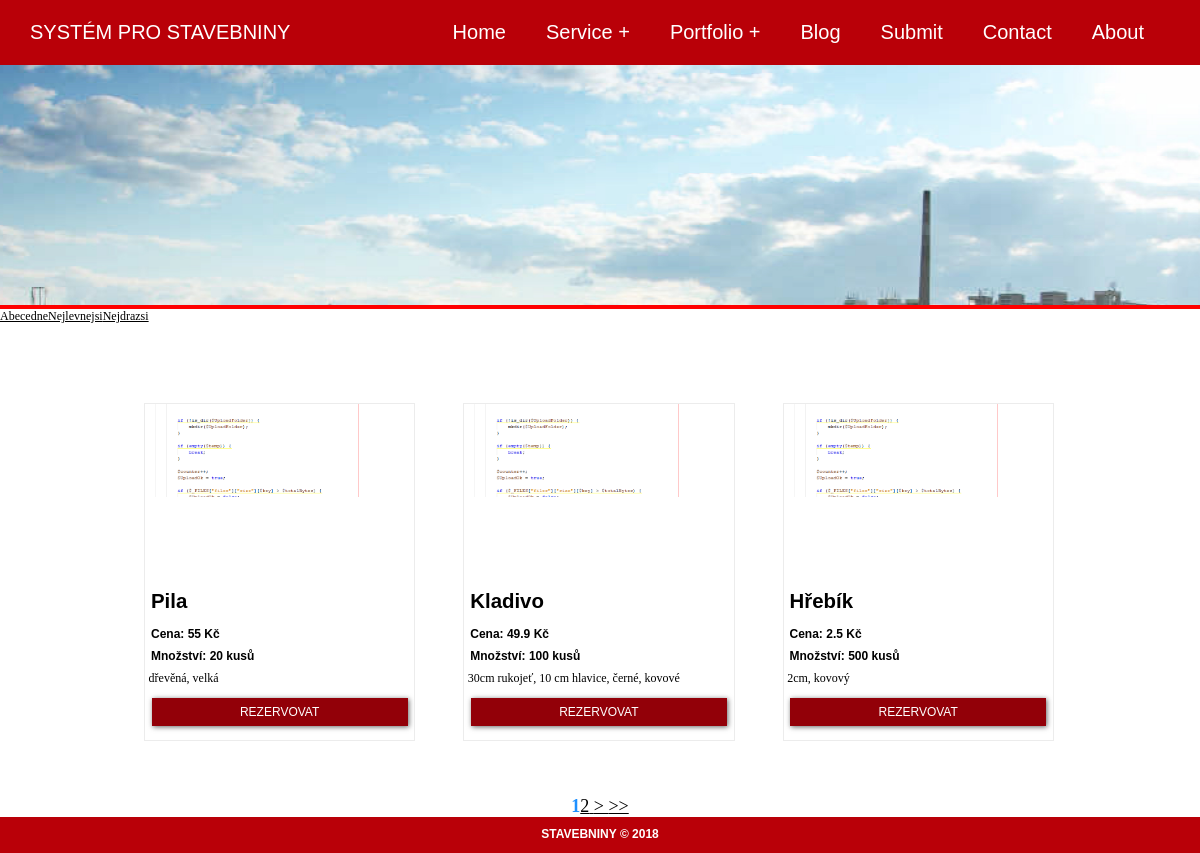
Screenshot of /zbozi.php?r=nejdrazsi with the database file from the repository.
### tables this page shows
CREATE TABLE `zbozi` (
  `id` int(11) NOT NULL,
  `nazev` varchar(50) NOT NULL,
  `popis` varchar(150) NOT NULL,
  `cena` float NOT NULL,
  `mnozstvi` int(11) NOT NULL,
  `sleva` int(11) NOT NULL DEFAULT '0'
);

### funkce.php (the view, shortened to what this page needs)
<?php
function spojeni() {
    $db = new mysqli("localhost", "root", "", "stavebniny");
    $db->set_charset("utf8");
    return $db;
}
function Menu(){
    $db= spojeni();
    if(isset($_SESSION["login"])) {
     $dotaz="select * from uzivatele where email='{$_SESSION["login"]}' limit 1";
     $data=mysqli_query($db,$dotaz);
     $zaznam=mysqli_fetch_array($data);
     if($zaznam["opravneni"]=="0"){include 'header_user.php';}
     else if($zaznam["opravneni"]=="1"){include 'header_admin.php';}
} else {
     include 'header.php';
}
}
function vypisZbozi(){
    $db = spojeni();
    if (isset($_GET['st'])) {
        if (!preg_match("/^[0-9]+$/", $_GET['st'])) {
            $strana = 1;
        } else {
            $strana = $_GET['st'];
        }
    } else {
        $strana = 1;
    }
    $naStranu = 3;
    $pocetStranData = "SELECT COUNT(*) FROM `zbozi`";
    $dataS = mysqli_query($db, $pocetStranData);
    $stran = mysqli_fetch_array($dataS);
    $pocet = ($strana - 1) * $naStranu;
    $pocetStran = ceil($stran[0] / $naStranu);
    if (isset($_GET['r'])) {
        if (!preg_match("/^[a-z]+$/", $_GET['r'])) {
            $razeni = "id";
            $zpusob="DESC";
        } else {
            $radit = $_GET['r'];
            if ($radit == "abecedne") {
                $razeni = "nazev";
                $zpusob="ASC";
            }elseif ($radit == "nejlevnejsi") {
                $razeni = "cena";
                $zpusob="ASC";
            }elseif($radit == "nejdrazsi"){
                $razeni = "cena";
                $zpusob="DESC";
            }
        }
    } else {
        $razeni = "id";
        $zpusob="DESC";
    }
    $sql = "SELECT * FROM zbozi ORDER BY $razeni $zpusob LIMIT $pocet, $naStranu";
    echo "<div class='cl'>";
    if ($data = $db->query($sql)) {
        if ($data->num_rows > 0) {
            while ($row = $data->fetch_assoc()) {
                echo "<div class='article'>";
                echo "<div class='foto1'>";
                $nazevSlozky = "images/obrazkyZbozi/" . $row['id'];
                if (is_dir($nazevSlozky)) {
                    $slozka = opendir($nazevSlozky);
                    for ($i = 0; $i < 1; $i++) {
                        $files = scandir($nazevSlozky);
                        $pocetSoub = count($files);
                        while ($nazevSouboru = readdir($slozka)) {
                            if ($nazevSouboru != "." && $nazevSouboru != ".." && $nazevSouboru != "nahledy" && $nazevSouboru != "thumbs.db" && $nazevSouboru != "Thumbs.db") {
                                echo "<img src='$nazevSlozky/$nazevSouboru' alt='' class='zkft'>";
                                break;
                            } else if ($pocetSoub <= 2) {
                                $odkaz = "images/1.jpg";
                                echo "<img src='$odkaz' alt='' class='zkft'>";
                                break;
                            }
                        }
                    }
                }
                echo "</div>";
                if ($row['sleva'] != 0) {
                    $text = "– zlevněno " . $row['sleva'] . "%";
                    $cenaPred = ", (cena před " . $row['cena'] . " Kč)";
                    $cena = $row['cena'] - $row['cena'] / $row['sleva'];
                } else {
                    $text = "";
                    $cena = $row['cena'];
                    $cenaPred = "";
                }
                echo" <div class='cln1'>
                                <h1 class='name'>{$row['nazev']} {$text}</h1>
                                <h1 class='name1'>Cena: {$cena} Kč{$cenaPred}</h1>
                                <h1 class='name1'>Množství: {$row['mnozstvi']} kusů</h1>";
                echo $row['popis'];
                echo"</div>";
                echo "<br><a href='xxx.php?id=$row[id]&strana=$strana' class='a'><button class='tlacitko1'>REZERVOVAT</button></a>";
                echo"</div>";
            }echo"</div>";
            echo"<div class='obalCisel'>";
            if (!isset($_GET["st"]))
                $i = 1;
            else {
                $i = $_GET['st'];
                if (!preg_match("/^[0-9]+$/", $_GET['st'])) {
                    $i = 1;
                }
            }
            echo "<b class='aktualStr'>" . $i . "</b>";
            if ($i < ($pocetStran)) {
                for ($m = 1; $m < 4; $m++) {
                    if (($i + $m) <= ceil($pocetStran)) {
                        if(isset($_GET['r'])){
                            echo "<a class='stranky' href='zbozi.php?st=" . ($i + $m) . "&r=" . ($_GET['r']) . "'>" . ($i + $m) . "</a>";
                        }else {
                             echo "<a class='stranky' href='zbozi.php?st=" . ($i + $m) . "'>" . ($i + $m) . "</a>";
                        }
                    }
                }
                if(isset($_GET['r'])){
                    echo "<a class='stranky' href='zbozi.php?st=" . ($i + 1) . "&r=" . ($_GET['r']) . "'> &gt; </a>";
                }else {
                    echo "<a class='stranky' href='zbozi.php?st=" . ($i + 1) . "'> &gt; </a>";
                }
            }
            if ($i < ceil($pocetStran)) {
                if(isset($_GET['r'])){
                    echo "<a class='stranky' href='zbozi.php?st=" . ceil($pocetStran) . "&r=" . ($_GET['r']) . "'> &gt;&gt;</a>";
                }else{
                    echo "<a class='stranky' href='zbozi.php?st=" . ceil($pocetStran) . "'> &gt;&gt;</a>";
                }
            }
            echo "</div>";
        } else
            echo "<p class='hlaska'>Omlouváme se, ale chybí nám tu zbozi.</p>";
    }
}
?>

### css/css.css (style rules this page uses)
body { width: auto; margin: 0; padding: 0; box-sizing: border-box; font-size: 1vw; }
.cl { width: 80%; margin-left: 10%; margin-top: 5vw; overflow: auto; }
.article { height: 28vw; overflow: auto; width: 28.05%; margin-left: 2.5%; margin-right: 2.5%; margin-bottom: 2%; margin-top: 2%; float: left; background-color: white; border: 0.1vw solid #ececec; }
.foto1 { width: 100%; height: 20.5vw; overflow: hidden; }
.zkft { width: 100%; }
.cln1 { height: 7vw; width: 95%; margin-top: -5vw; text-align: justify; padding-left: 0.3vw; padding-right: 0.3vw; padding-bottom: 0.7vw; }
.name { margin-top: -2vw; color:black; text-decoration: none; padding-left: 0.2vw; font-size: 1.7vw; font-family: 'Futura W04',sans-serif; }
.name1 { color:black; text-decoration: none; padding-left: 0.2vw; font-size: 1vw; font-family: 'Futura W04',sans-serif; }
.a { margin-top: 2vw; color:black; text-decoration: none; }
.tlacitko1 { margin-left: 2.5%; width: 95%; margin-bottom: 0.5vw; background-color: #920008; border: none; color: white; padding: 0.6vw 1vw; text-align: center; text-decoration: none; display: inline-block; font-size: 1vw; cursor: pointer; box-shadow: 1px 1px 5px rgba(0, 0, 0, 0.6); }

### zbozi.php (style rules this page uses)
.obalCisel { width: 100%; margin-top: 3vw; text-align: center; font-size: 1.5vw; color: black; }
a { color: black; }
.stranky { font-weight: normal; }
.aktualStr { color:dodgerblue; }

### rows the page displays
zbozi: nazev "Pila", cena "55", mnozstvi "20", popis "dřevěná, velká"
zbozi: nazev "Kladivo", cena "49.9", mnozstvi "100", popis "30cm rukojeť, 10 cm hlavice, černé, kovové"
zbozi: nazev "Hřebík", cena "2.5", mnozstvi "500", popis "2cm, kovový"

### other values shown
$i "1"
$i + $m "2"
